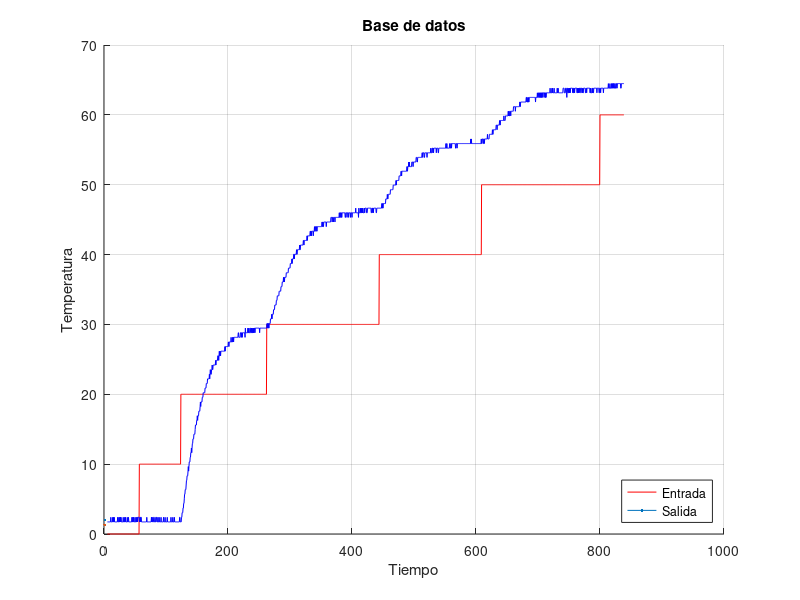
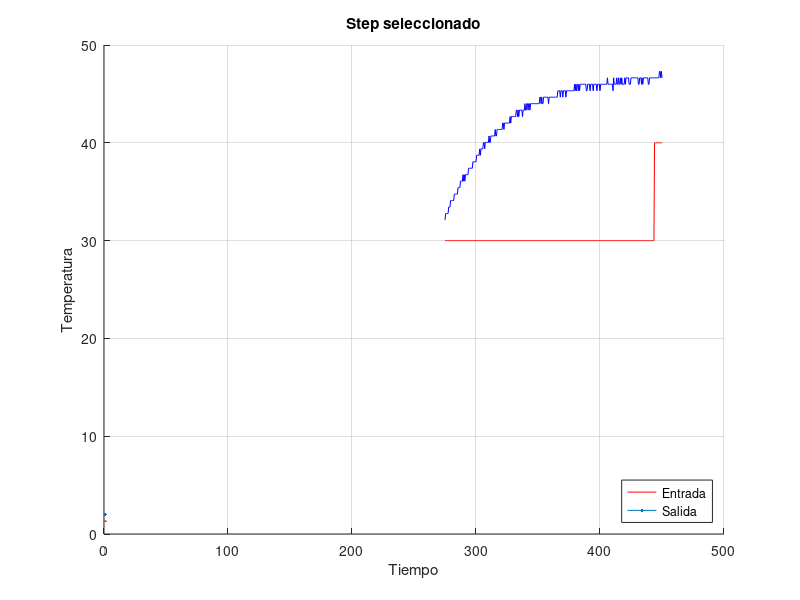

Recreate these plots in MATLAB, in order. (Note: this script raises an error after producing the figures.)
%clear 
close all
clc

%% Cargar base de datos 

loadedData = load('Datos6.txt');

% Definicion / asignacion de cada columna
tiempo = loadedData(:, 1)'; % 1st Columna (tiempo t) 
salida = loadedData(:, 2)'; % 2nd Columna (salida y(k)) 
entrada = loadedData(:, 3)'; % 3rd Columna (entrada u(k))

%% Graficar base de datos

figure(1)
hold on
plot(tiempo, entrada, Color='r', LineWidth=2)
grid on
plot(tiempo, salida, Color='b', LineWidth=1.3)
legend('Entrada','Salida','Location','southeast')
title(['Base de datos'])
xlabel("Tiempo")
ylabel("Temperatura")
hold off

% Step seleccionado
t_inicio = 540;
t_final = 890;

entrada_sel = entrada(t_inicio:t_final);
salida_sel = salida(t_inicio:t_final);
tiempo_sel = tiempo(t_inicio:t_final);

figure(2)
hold on
plot(tiempo_sel, entrada_sel, Color='r', LineWidth=2)
grid on
plot(tiempo_sel, salida_sel, Color='b', LineWidth=1.3)
legend('Entrada','Salida','Location','southeast')
title(['Step seleccionado'])
xlabel("Tiempo")
ylabel("Temperatura")
hold off


%% Planta

% Parametros del modelo
Tau = 47.5;
K = 3;
Theta = 2.1; 

% Modelo
Num = [K];
Den = [Tau 1];
Gs = tf(Num, Den, 'inputdelay', Theta) 

% Criterio de Tau equivalente
Tau_eq = Tau + Theta/2;
Ts1 = Tau_eq / 10;

% Criterio de tiempo de establecimiento
Gs_lc = feedback(Gs,1)
ts = stepinfo(Gs_lc).SettlingTime; % Step de lazo cerrado 
rango = [0.05*ts 0.15*ts]
Ts2 = 0.05*ts; % el valor elegido de 0.05*ts<Ts<0.15*ts

% Definir tiempo de muestreo
Ts_ponderado = min([Ts1 Ts2]);

% Comparación con retardo
if Ts_ponderado < Theta/2
    Ts = Ts_ponderado;
else
    Ts = Theta/2;
end

% Discretizar modelo
Gz = c2d(Gs, Ts, 'zoh')

% Graficar
step(Gs,Gz)
legend('Modelo continuo','Modelo discreto',location='southeast')


[out_Gs, ty_Gs] = step(Gs);
[out_Gz, ty_Gz] = step(Gz);
plot(ty_Gs, squeeze(out_Gs),LineWidth=2,Color='b')
hold on
plot(ty_Gz, squeeze(out_Gz),LineWidth=1.3,Color='r')
legend('Modelo continuo','Modelo discreto',location='southeast')
title('Respuesta al escalón de Gs vs Gz')
grid on
hold off

step(Gz)


%% Comparacion

U = entrada_sel(200) - entrada_sel(1);
offset = salida_sel(1)

Y = Gz*U + offset;
[out, ty] = step(Y);

figure(3)
hold on
plot(tiempo_sel, entrada_sel, Color='r', LineWidth=2)
plot(tiempo_sel, salida_sel, Color='b', LineWidth=1.3)
plot(ty, squeeze(out), LineWidth=2,Color='g')
grid on
legend('Entrada', 'Datos', 'Modelo', 'Location','southeast')
title('Validación de la aproximación POR del nivel')
xlabel("Tiempo")
ylabel("Temperatura")
xlim([200 700])
hold off


%% Comparacion
% Calcular el cambio en la entrada
deltaU = entrada_sel(200) - entrada_sel(1); 
offset = salida_sel(1);

% Crear vector de tiempo para simulación
t_sim = tiempo_sel - tiempo_sel(1);

% Simular la respuesta del modelo
[y_model, t_model] = step(Gs * deltaU, t_sim(end));

% Ajustar el tiempo del modelo para que coincida con los datos
t_model = t_model + tiempo_sel(1);

% Añadir el offset a la respuesta del modelo
y_model = y_model + offset;

% Graficar comparación
figure(3)
hold on
plot(tiempo_sel, entrada_sel, 'r', 'LineWidth', 2)
plot(tiempo_sel, salida_sel, 'b', 'LineWidth', 1.3)
plot(t_model, y_model, 'g', 'LineWidth', 2)
grid on
legend('Entrada', 'Datos', 'Modelo', 'Location','southeast')
title('Validación de la aproximación PC de la temperatura')
xlabel("Tiempo")
ylabel("Temperatura")
hold off

